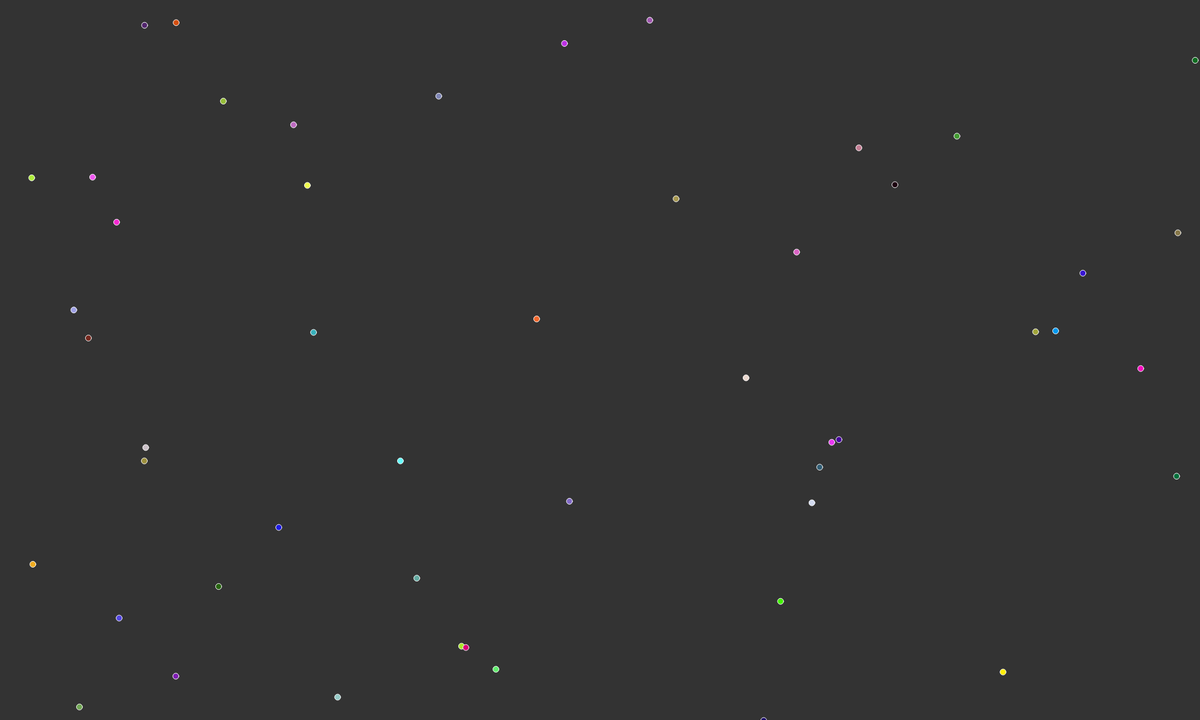
Frame 1 (no input)
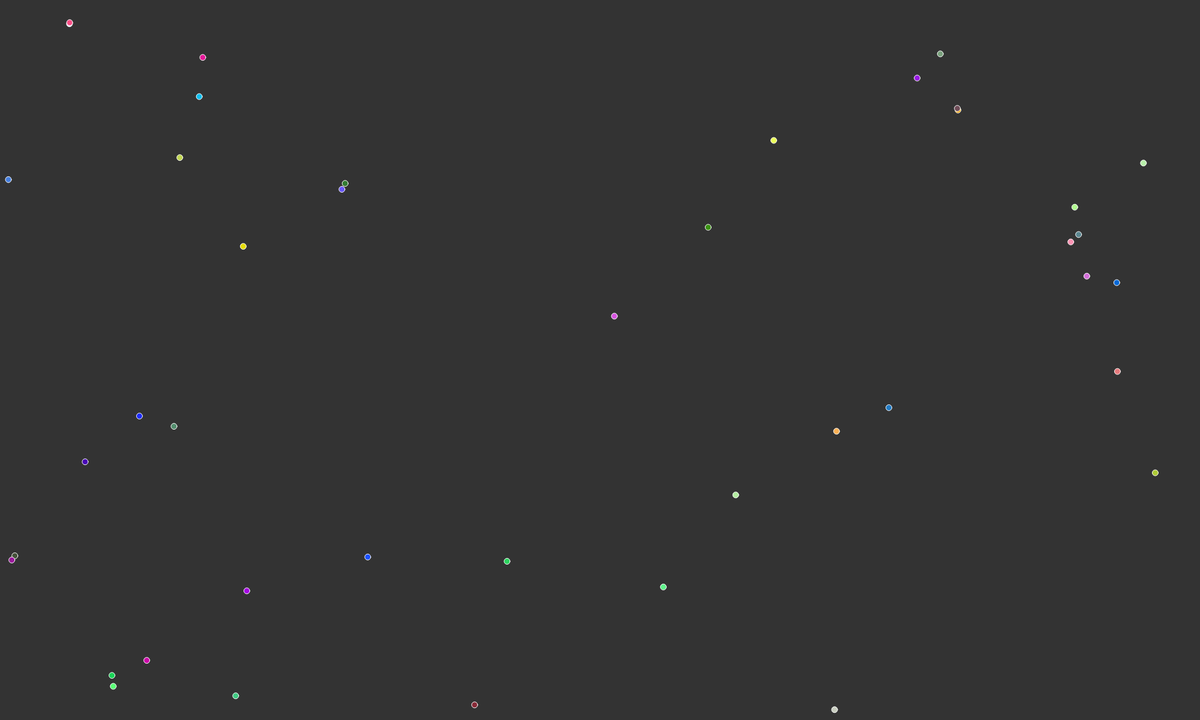
Frame 60 (no input)
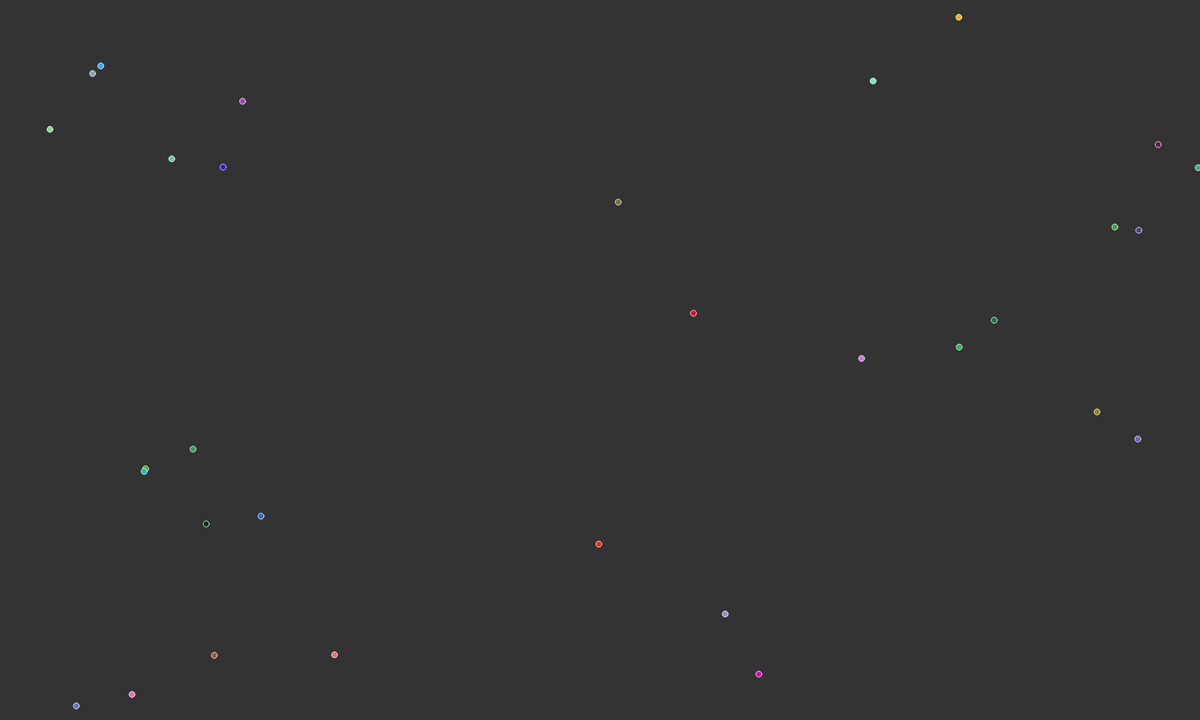
Frame 120 (the mouse pressed at the canvas centre since frame 60)

The p5.js sketch that drew these frames (run headless with seeded random() and noise() and a simulated clock; from frame 60 on, the mouse is pressed at the canvas centre):

// p5.js sketch
// ── sketch.js

const flock = [];


function setup() {

  createCanvas(2000, 1200);

  for(let i = 0; i < 50; i++)
  flock.push(new Boid());

}

function draw() {
  background(51);

  for (let boid of flock) {
    boid.edges();
    boid.flock(flock);
    boid.update();
    boid.show();



  }
}
// ── boid.js
class Boid {

    constructor(){

        this.position = createVector(random(width), random(height));
        this.velocity = p5.Vector.random2D();
        this.velocity.setMag(random(2, 4));
        this.acceleration = createVector();
        this.maxForce = 0.5;
        this.maxSpeed = 10;
    }

    edges() {

        if (this.position.x > width){
            this.position.x = 0;
        } else if (this.position.x < 0){

            this.position.x = width;
        }

        if (this.position.y > width){
            this.position.y = 0;
        } else if (this.position.y < 0){

            this.position.y = width;
        }



    }


    align(boids) {

        let perceptionRadius = 10;

        let steering = createVector();
        let total = 0;

        for(let other of boids){

            let d = dist(

                this.position.x, this.position.y, other.position.x, other.position.y
            )/2;
            if (other != this && d < perceptionRadius) {

                steering.add(other.velocity);
                total++;
            }

            
        }
        
        if(total > 0){
        steering.div(total);
        steering.setMag(this.maxSpeed);
        steering.sub(this.velocity);
        steering.limit(this.maxForce);
        

        }
        return steering;
    }

    cohesion(boids) {

        let perceptionRadius = 20;

        let steering = createVector();
        let total = 0;

        for(let other of boids){

            let d = dist(

                this.position.x, this.position.y, other.position.x, other.position.y
            )/2;
            if (other != this && d < perceptionRadius) {

                steering.add(other.position);
                total++;
            }

            
        }
        
        if(total > 0){
        steering.div(total);
        steering.sub(this.position);
        steering.setMag(this.maxSpeed);
        steering.sub(this.velocity);
        steering.limit(this.maxForce);
        

        }
        return steering;
    }

    separation(boids) {

        let perceptionRadius = 20;

        let steering = createVector();
        let total = 0;

        for(let other of boids){

            let d = dist(

                this.position.x, this.position.y, other.position.x, other.position.y
            )/2;
            if (other != this && d < perceptionRadius) {
                let diff =  p5.Vector.sub(this.position, other.position);  
                diff.div(d); 
                steering.add(diff);
                total++;
            }

            
        }
        
        if(total > 0){
        steering.div(total);
        
        steering.setMag(this.maxSpeed);
        steering.sub(this.velocity);
        steering.limit(this.maxForce);
        

        }
        return steering;
    }

    flock(boids){
        
        let alignment = this.align(boids);
        let cohesion = this.cohesion(boids);
        let separation = this.separation(boids);

        this.acceleration.add(alignment);
        this.acceleration.add(cohesion);
        this.acceleration.add(separation);
        
    }
    
    update(){

        this.position.add(this.velocity);
        this.velocity.add(this.acceleration);
        this.velocity.limit(this.maxSpeed);
        this.acceleration.mult(0);


    }
    
    
    
    
    show() {

        strokeWeight(1);
        stroke(255);
        
        fill(random(1,255), random(1,255), random(1, 255));
        circle(this.position.x, this.position.y, 10);



    }    


}
